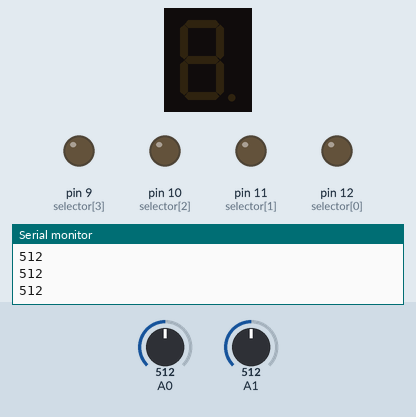
The sketch below on a simulated Arduino Uno, built with avr-gcc and run on an emulated ATmega328P. Parts: 1-digit seven-segment display, output pins drawn as LEDs (lit = HIGH), the last lines printed to the serial monitor. Wiring (inferred from the names in the program): 1-digit 7-segment display, segments lit when HIGH: segments pin 2, pin 3, pin 4, pin 5, pin 6, pin 7, pin 8. The inputs (shaded band) are chosen by the test bench; at power-on: A0 = 512, A1 = 512. The segment pins are drawn as the display they are named for; pins used as bus, display or sensor lines are not drawn.

Above: at 1.2 s.
1.3 s: A0 set to 520
At 1.7 s:
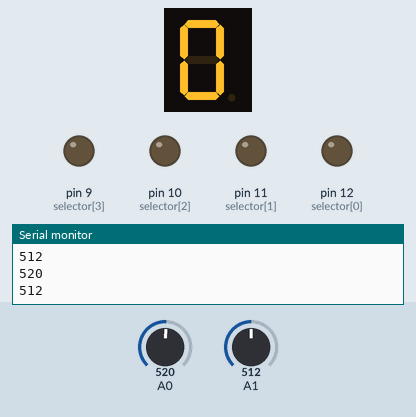
4.3 s: A1 set to 536
5.8 s: A1 set to 511
8.8 s: A1 set to 716
Timing chart, 0 to 11.3 s (numbered marks = the images above; inputs shaded):
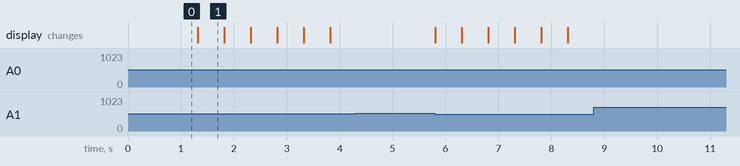

Measured:
- after the input at 1.3 s, the display: changes at once (image 1)
- what the display in image 1 shows lasts 0.5 s, from 1.3 s to 1.8 s

The sketch:

LAB5PROB6.ino
```cpp
// C++ code
//
int sevenSegs[7] = {2, 3, 4, 5, 6, 7, 8};
int selector[4] = {12, 11, 10, 9};
int light1;
int light2;

int letters[9][7] = {
  {1, 1, 1, 1, 1, 1, 0}, //0 0
  {0, 0, 0, 1, 1, 1, 0}, //L 1
  {0, 0, 0, 1, 1, 1, 0}, //L 2
  {1, 0, 0, 1, 1, 1, 1}, //E 3
  {0, 1, 1, 0, 1, 1, 1}, //H 4

  {1, 0, 0, 1, 1, 1, 1}, //E 5
  {0, 1, 1, 1, 0, 1, 1}, //Y 6
  {1, 1, 1, 1, 1, 1, 1}, //B 7

  {0, 0, 0, 0, 0, 0, 0}  //off all 8
};
void setup()
{
  Serial.begin(9600);
  for(int i = 0; i < 7; i++){
    pinMode(sevenSegs[i], OUTPUT);
  }
  for(int k = 0; k < 4; k++){
    pinMode(selector[k], OUTPUT);
  }
}

void loop()
{
  light1 = analogRead(A0);
  light2 = analogRead(A1);
  Serial.println(light1);
  Serial.println(light2);
  if(light1 > light2){	//left photores. LDR1
    lightUp0(0);
    delay(500);
    lightUp1(0);
    lightUp0(8);
    delay(500);
  }
  // else{
  //   for(int s = 10; s > 3; s--){
  //     for(int k = 3; k >= 0; k--){
  //       if((s - k) > 4 && (s - k) < 8){
  //         lightUp(k, s - k);
  //       }else{
  //         lightUp(k, 8);
  //       }
  //     }
  //     delay(750);
  //   }
  //   //sayonaraHAHAHAHAHAHAXD
  // }
}

void lightUp0(int let){ //seg = seg no. let = letter idx
  								//seg inputs: 0-3. indxs
  								//of selector
  //Serial.println(seg);
  // digitalWrite(selector[0], HIGH);
  // digitalWrite(selector[1], HIGH);
  // digitalWrite(selector[2], HIGH);
  // digitalWrite(selector[3], HIGH);

  digitalWrite(12, LOW);	//selects seg
  for(int i = 0; i < 7; i++){	//lights up selected seg. accdng
    							//to letter
    digitalWrite(sevenSegs[i], letters[let][i]);
  }
}

void lightUp1(int let){ //seg = seg no. let = letter idx
  								//seg inputs: 0-3. indxs
  								//of selector
  //Serial.println(seg);
  // digitalWrite(selector[0], HIGH);
  // digitalWrite(selector[1], HIGH);
  // digitalWrite(selector[2], HIGH);
  // digitalWrite(selector[3], HIGH);

  digitalWrite(11, LOW);	//selects seg
  for(int i = 0; i < 7; i++){	//lights up selected seg. accdng
    							//to letter
    digitalWrite(sevenSegs[i], letters[let][i]);
  }
}

void lightUp2(int let){ //seg = seg no. let = letter idx
  								//seg inputs: 0-3. indxs
  								//of selector
  //Serial.println(seg);
  // digitalWrite(selector[0], HIGH);
  // digitalWrite(selector[1], HIGH);
  // digitalWrite(selector[2], HIGH);
  // digitalWrite(selector[3], HIGH);

  digitalWrite(10, LOW);	//selects seg
  for(int i = 0; i < 7; i++){	//lights up selected seg. accdng
    							//to letter
    digitalWrite(sevenSegs[i], letters[let][i]);
  }
}

void lightUp3(int let){ //seg = seg no. let = letter idx
  								//seg inputs: 0-3. indxs
  								//of selector
  //Serial.println(seg);
  // digitalWrite(selector[0], HIGH);
  // digitalWrite(selector[1], HIGH);
  // digitalWrite(selector[2], HIGH);
  // digitalWrite(selector[3], HIGH);

  digitalWrite(9, LOW);	//selects seg
  for(int i = 0; i < 7; i++){	//lights up selected seg. accdng
    							//to letter
    digitalWrite(sevenSegs[i], letters[let][i]);
  }
}
```
